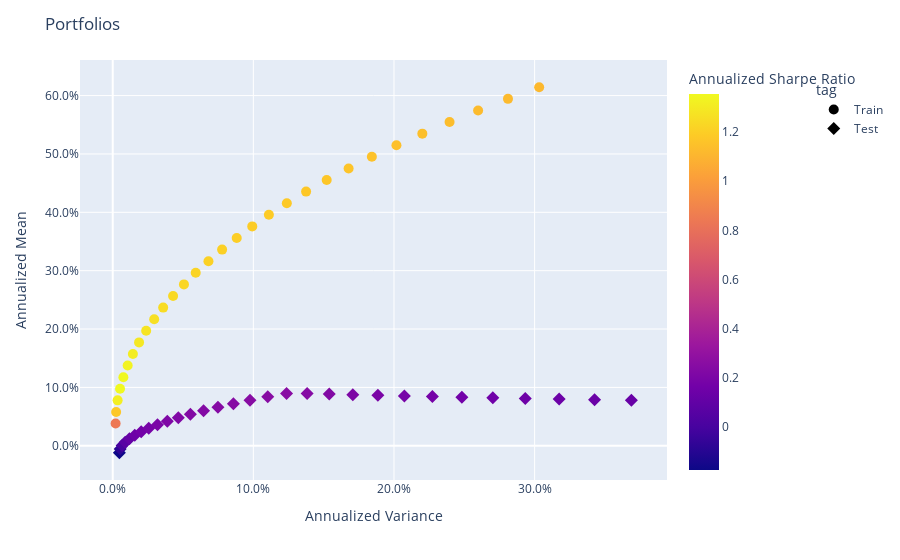

This figure's notebook cell:
### Code cell
# Add "Train" and "Test" tags to the portfolios
population_train.set_portfolio_params(tag="Train")
population_test.set_portfolio_params(tag="Test")

# Concatenate the training and test populations
population = population_train + population_test

# Plot measures
fig = population.plot_measures(
    x=RiskMeasure.ANNUALIZED_VARIANCE,
    y=PerfMeasure.ANNUALIZED_MEAN,
    color_scale=RatioMeasure.ANNUALIZED_SHARPE_RATIO,
    hover_measures=[RiskMeasure.MAX_DRAWDOWN, RatioMeasure.ANNUALIZED_SORTINO_RATIO],
)

show(fig)

### Figure 1 — Plotly figure (JSON) as saved in the notebook; plotly's stock layout.template omitted (floating-point values rounded to 4 significant figures)
{"data": [{"customdata": [["Train", 0.09382, 1.107, 0.8413], ["Train", 0.1056, 1.533, 1.175], ["Train", 0.1267, 1.742, 1.319], ["Train", 0.1555, 1.817, 1.355], ["Train", 0.1853, 1.832, 1.35], ["Train", 0.2153, 1.825, 1.333], ["Train", 0.2453, 1.81, 1.313], ["Train", 0.2753, 1.793, 1.294], ["Train", 0.3053, 1.776, 1.278], ["Train", 0.3353, 1.76, 1.263], ["Train", 0.3653, 1.746, 1.25], ["Train", 0.3953, 1.734, 1.239], ["Train", 0.4253, 1.722, 1.229], ["Train", 0.4553, 1.712, 1.22], ["Train", 0.4853, 1.703, 1.212], ["Train", 0.5152, 1.695, 1.205], ["Train", 0.5452, 1.687, 1.199], ["Train", 0.5752, 1.68, 1.193], ["Train", 0.5995, 1.68, 1.188], ["Train", 0.6229, 1.679, 1.181], ["Train", 0.6463, 1.676, 1.174], ["Train", 0.6698, 1.673, 1.167], ["Train", 0.6932, 1.668, 1.16], ["Train", 0.7166, 1.663, 1.153], ["Train", 0.74, 1.658, 1.146], ["Train", 0.7635, 1.653, 1.14], ["Train", 0.7869, 1.647, 1.133], ["Train", 0.8103, 1.641, 1.127], ["Train", 0.8338, 1.635, 1.121], ["Train", 0.8572, 1.629, 1.116]], "hovertemplate": "<b>%{hovertext}</b><br><br>tag=%{customdata[0]}<br>Annualized Variance=%{x:.3f}<br>Annualized Mean=%{y:.3f}<br>MAX Drawdown=%{customdata[1]:.3f}<br>Annualized Sortino Ratio=%{customdata[2]:.3f}<br>Annualized Sharpe Ratio=%{marker.color:.3f}<extra></extra>", "hovertext": ["ptf0 - Variance", "ptf1 - Variance", "ptf2 - Variance", "ptf3 - Variance", "ptf4 - Variance", "ptf5 - Variance", "ptf6 - Variance", "ptf7 - Variance", "ptf8 - Variance", "ptf9 - Variance", "ptf10 - Variance", "ptf11 - Variance", "ptf12 - Variance", "ptf13 - Variance", "ptf14 - Variance", "ptf15 - Variance", "ptf16 - Variance", "ptf17 - Variance", "ptf18 - Variance", "ptf19 - Variance", "ptf20 - Variance", "ptf21 - Variance", "ptf22 - Variance", "ptf23 - Variance", "ptf24 - Variance", "ptf25 - Variance", "ptf26 - Variance", "ptf27 - Variance", "ptf28 - Variance", "ptf29 - Variance"], "legendgroup": "Train", "marker": {"color": [0.8413, 1.175, 1.319, 1.355, 1.35, 1.333, 1.313, 1.294, 1.278, 1.263, 1.25, 1.239, 1.229, 1.22, 1.212, 1.205, 1.199, 1.193, 1.188, 1.181, 1.174, 1.167, 1.16, 1.153, 1.146, 1.14, 1.133, 1.127, 1.121, 1.116], "coloraxis": "coloraxis", "size": 10, "symbol": "circle"}, "mode": "markers", "name": "Train", "orientation": "v", "showlegend": true, "type": "scatter", "x": [0.002045, 0.002429, 0.003479, 0.005195, 0.007579, 0.01063, 0.01434, 0.01873, 0.02378, 0.02949, 0.03588, 0.04293, 0.05064, 0.05903, 0.06807, 0.07779, 0.08817, 0.09922, 0.111, 0.1238, 0.1375, 0.1522, 0.1677, 0.1843, 0.2017, 0.2202, 0.2395, 0.2598, 0.2811, 0.3032], "xaxis": "x", "y": [0.03805, 0.05792, 0.07779, 0.09766, 0.1175, 0.1374, 0.1573, 0.1771, 0.197, 0.2169, 0.2368, 0.2566, 0.2765, 0.2964, 0.3162, 0.3361, 0.356, 0.3758, 0.3957, 0.4156, 0.4355, 0.4553, 0.4752, 0.4951, 0.5149, 0.5348, 0.5547, 0.5746, 0.5944, 0.6143], "yaxis": "y"}, {"customdata": [["Test", 0.1869, -0.2475, -0.1742], ["Test", 0.1915, -0.1114, -0.07875], ["Test", 0.1988, 0.004608, 0.003254], ["Test", 0.2174, 0.09334, 0.06572], ["Test", 0.246, 0.1592, 0.1118], ["Test", 0.2747, 0.2064, 0.1447], ["Test", 0.3032, 0.2418, 0.1695], ["Test", 0.3318, 0.2681, 0.1879], ["Test", 0.3605, 0.2882, 0.202], ["Test", 0.3891, 0.3041, 0.2132], ["Test", 0.4177, 0.3169, 0.2223], ["Test", 0.4463, 0.3273, 0.2296], ["Test", 0.4749, 0.3359, 0.2358], ["Test", 0.5035, 0.3433, 0.241], ["Test", 0.5321, 0.3495, 0.2454], ["Test", 0.5608, 0.3547, 0.2491], ["Test", 0.5894, 0.3593, 0.2524], ["Test", 0.618, 0.3633, 0.2553], ["Test", 0.6559, 0.3434, 0.241], ["Test", 0.6951, 0.3219, 0.2257], ["Test", 0.7342, 0.3024, 0.2117], ["Test", 0.7734, 0.2845, 0.199], ["Test", 0.8126, 0.2681, 0.1874], ["Test", 0.8518, 0.2531, 0.1768], ["Test", 0.891, 0.2393, 0.167], ["Test", 0.9302, 0.2266, 0.1581], ["Test", 0.9707, 0.2148, 0.1498], ["Test", 1.012, 0.2038, 0.1421], ["Test", 1.053, 0.1937, 0.1349], ["Test", 1.094, 0.1843, 0.1283]], "hovertemplate": "<b>%{hovertext}</b><br><br>tag=%{customdata[0]}<br>Annualized Variance=%{x:.3f}<br>Annualized Mean=%{y:.3f}<br>MAX Drawdown=%{customdata[1]:.3f}<br>Annualized Sortino Ratio=%{customdata[2]:.3f}<br>Annualized Sharpe Ratio=%{marker.color:.3f}<extra></extra>", "hovertext": ["ptf0 - Variance", "ptf1 - Variance", "ptf2 - Variance", "ptf3 - Variance", "ptf4 - Variance", "ptf5 - Variance", "ptf6 - Variance", "ptf7 - Variance", "ptf8 - Variance", "ptf9 - Variance", "ptf10 - Variance", "ptf11 - Variance", "ptf12 - Variance", "ptf13 - Variance", "ptf14 - Variance", "ptf15 - Variance", "ptf16 - Variance", "ptf17 - Variance", "ptf18 - Variance", "ptf19 - Variance", "ptf20 - Variance", "ptf21 - Variance", "ptf22 - Variance", "ptf23 - Variance", "ptf24 - Variance", "ptf25 - Variance", "ptf26 - Variance", "ptf27 - Variance", "ptf28 - Variance", "ptf29 - Variance"], "legendgroup": "Test", "marker": {"color": [-0.1742, -0.07875, 0.003254, 0.06572, 0.1118, 0.1447, 0.1695, 0.1879, 0.202, 0.2132, 0.2223, 0.2296, 0.2358, 0.241, 0.2454, 0.2491, 0.2524, 0.2553, 0.241, 0.2257, 0.2117, 0.199, 0.1874, 0.1768, 0.167, 0.1581, 0.1498, 0.1421, 0.1349, 0.1283], "coloraxis": "coloraxis", "size": 10, "symbol": "diamond"}, "mode": "markers", "name": "Test", "orientation": "v", "showlegend": true, "type": "scatter", "x": [0.004719, 0.005299, 0.006685, 0.008874, 0.01186, 0.01565, 0.02024, 0.02564, 0.03183, 0.03883, 0.04662, 0.05522, 0.06462, 0.07482, 0.08582, 0.09762, 0.1102, 0.1236, 0.1382, 0.154, 0.1707, 0.1885, 0.2074, 0.2273, 0.2483, 0.2703, 0.2933, 0.3175, 0.3426, 0.3688], "xaxis": "x", "y": [-0.01196, -0.005733, 0.0002661, 0.006191, 0.01218, 0.0181, 0.02411, 0.03008, 0.03605, 0.04202, 0.04799, 0.05396, 0.05993, 0.06592, 0.07189, 0.07783, 0.0838, 0.08977, 0.08961, 0.08855, 0.08749, 0.08642, 0.08536, 0.0843, 0.08324, 0.08217, 0.08111, 0.08005, 0.07899, 0.07792], "yaxis": "y"}], "layout": {"coloraxis": {"colorbar": {"title": {"text": "Annualized Sharpe Ratio"}}, "colorscale": [[0, "#0d0887"], [0.1111, "#46039f"], [0.2222, "#7201a8"], [0.3333, "#9c179e"], [0.4444, "#bd3786"], [0.5556, "#d8576b"], [0.6667, "#ed7953"], [0.7778, "#fb9f3a"], [0.8889, "#fdca26"], [1, "#f0f921"]]}, "legend": {"title": {"text": "tag"}, "tracegroupgap": 0, "x": 1.25, "xanchor": "left", "y": 0.96, "yanchor": "top"}, "margin": {"t": 60}, "title": {"text": "Portfolios"}, "xaxis": {"anchor": "y", "domain": [0, 1], "tickformat": ",.1%", "title": {"text": "Annualized Variance"}}, "yaxis": {"anchor": "x", "domain": [0, 1], "tickformat": ",.1%", "title": {"text": "Annualized Mean"}}}}
